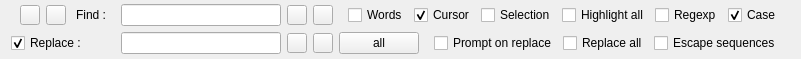
<?xml version="1.0" encoding="UTF-8"?>
<ui version="4.0">
 <class>SearchReplace</class>
 <widget class="QWidget" name="SearchReplace">
  <property name="geometry">
   <rect>
    <x>0</x>
    <y>0</y>
    <width>801</width>
    <height>59</height>
   </rect>
  </property>
  <property name="sizePolicy">
   <sizepolicy hsizetype="Preferred" vsizetype="Maximum">
    <horstretch>0</horstretch>
    <verstretch>0</verstretch>
   </sizepolicy>
  </property>
  <property name="windowTitle">
   <string>Form</string>
  </property>
  <layout class="QGridLayout" name="gridLayout">
   <property name="topMargin">
    <number>4</number>
   </property>
   <property name="bottomMargin">
    <number>4</number>
   </property>
   <item row="0" column="3">
    <widget class="QToolButton" name="bNext">
     <property name="sizePolicy">
      <sizepolicy hsizetype="Fixed" vsizetype="Preferred">
       <horstretch>0</horstretch>
       <verstretch>0</verstretch>
      </sizepolicy>
     </property>
     <property name="minimumSize">
      <size>
       <width>20</width>
       <height>20</height>
      </size>
     </property>
     <property name="maximumSize">
      <size>
       <width>20</width>
       <height>20</height>
      </size>
     </property>
     <property name="toolTip">
      <string>Find next occurence</string>
     </property>
     <property name="text">
      <string/>
     </property>
     <property name="icon">
      <iconset resource="../../../texmaker.qrc">
       <normaloff>:/down.png</normaloff>:/down.png</iconset>
     </property>
    </widget>
   </item>
   <item row="0" column="4">
    <widget class="QToolButton" name="bPrevious">
     <property name="sizePolicy">
      <sizepolicy hsizetype="Fixed" vsizetype="Preferred">
       <horstretch>0</horstretch>
       <verstretch>0</verstretch>
      </sizepolicy>
     </property>
     <property name="minimumSize">
      <size>
       <width>20</width>
       <height>20</height>
      </size>
     </property>
     <property name="maximumSize">
      <size>
       <width>20</width>
       <height>20</height>
      </size>
     </property>
     <property name="toolTip">
      <string>Find previous occurence</string>
     </property>
     <property name="text">
      <string/>
     </property>
     <property name="icon">
      <iconset resource="../../../texmaker.qrc">
       <normaloff>:/up.png</normaloff>:/up.png</iconset>
     </property>
    </widget>
   </item>
   <item row="1" column="5">
    <widget class="QPushButton" name="bReplaceAll">
     <property name="sizePolicy">
      <sizepolicy hsizetype="Maximum" vsizetype="Fixed">
       <horstretch>0</horstretch>
       <verstretch>0</verstretch>
      </sizepolicy>
     </property>
     <property name="text">
      <string>all</string>
     </property>
    </widget>
   </item>
   <item row="1" column="6">
    <widget class="QFrame" name="frame">
     <property name="frameShape">
      <enum>QFrame::NoFrame</enum>
     </property>
     <property name="frameShadow">
      <enum>QFrame::Raised</enum>
     </property>
     <layout class="QHBoxLayout" name="horizontalLayout_2">
      <property name="topMargin">
       <number>0</number>
      </property>
      <property name="bottomMargin">
       <number>0</number>
      </property>
      <item>
       <widget class="QCheckBox" name="cbPrompt">
        <property name="sizePolicy">
         <sizepolicy hsizetype="Maximum" vsizetype="Preferred">
          <horstretch>0</horstretch>
          <verstretch>0</verstretch>
         </sizepolicy>
        </property>
        <property name="text">
         <string>Prompt on replace</string>
        </property>
        <property name="checked">
         <bool>false</bool>
        </property>
       </widget>
      </item>
      <item>
       <widget class="QCheckBox" name="cbReplaceAll">
        <property name="sizePolicy">
         <sizepolicy hsizetype="Maximum" vsizetype="Preferred">
          <horstretch>0</horstretch>
          <verstretch>0</verstretch>
         </sizepolicy>
        </property>
        <property name="text">
         <string>Replace all</string>
        </property>
       </widget>
      </item>
      <item>
       <widget class="QCheckBox" name="cbEscapeSeq">
        <property name="sizePolicy">
         <sizepolicy hsizetype="Maximum" vsizetype="Preferred">
          <horstretch>0</horstretch>
          <verstretch>0</verstretch>
         </sizepolicy>
        </property>
        <property name="text">
         <string>Escape sequences</string>
        </property>
       </widget>
      </item>
     </layout>
    </widget>
   </item>
   <item row="0" column="5" colspan="2">
    <widget class="QFrame" name="frame_6">
     <property name="sizePolicy">
      <sizepolicy hsizetype="Preferred" vsizetype="Preferred">
       <horstretch>0</horstretch>
       <verstretch>0</verstretch>
      </sizepolicy>
     </property>
     <property name="frameShape">
      <enum>QFrame::NoFrame</enum>
     </property>
     <property name="frameShadow">
      <enum>QFrame::Raised</enum>
     </property>
     <layout class="QHBoxLayout" name="horizontalLayout_5">
      <property name="topMargin">
       <number>0</number>
      </property>
      <property name="bottomMargin">
       <number>0</number>
      </property>
      <item>
       <widget class="QCheckBox" name="cbWords">
        <property name="sizePolicy">
         <sizepolicy hsizetype="Maximum" vsizetype="Preferred">
          <horstretch>0</horstretch>
          <verstretch>0</verstretch>
         </sizepolicy>
        </property>
        <property name="text">
         <string>Words</string>
        </property>
       </widget>
      </item>
      <item>
       <widget class="QCheckBox" name="cbCursor">
        <property name="sizePolicy">
         <sizepolicy hsizetype="Maximum" vsizetype="Preferred">
          <horstretch>0</horstretch>
          <verstretch>0</verstretch>
         </sizepolicy>
        </property>
        <property name="text">
         <string>Cursor</string>
        </property>
        <property name="checked">
         <bool>true</bool>
        </property>
       </widget>
      </item>
      <item>
       <widget class="QCheckBox" name="cbSelection">
        <property name="sizePolicy">
         <sizepolicy hsizetype="Maximum" vsizetype="Preferred">
          <horstretch>0</horstretch>
          <verstretch>0</verstretch>
         </sizepolicy>
        </property>
        <property name="text">
         <string>Selection</string>
        </property>
       </widget>
      </item>
      <item>
       <widget class="QCheckBox" name="cbHighlight">
        <property name="sizePolicy">
         <sizepolicy hsizetype="Minimum" vsizetype="Preferred">
          <horstretch>0</horstretch>
          <verstretch>0</verstretch>
         </sizepolicy>
        </property>
        <property name="text">
         <string>Highlight all</string>
        </property>
       </widget>
      </item>
      <item>
       <widget class="QCheckBox" name="cbRegExp">
        <property name="sizePolicy">
         <sizepolicy hsizetype="Maximum" vsizetype="Preferred">
          <horstretch>0</horstretch>
          <verstretch>0</verstretch>
         </sizepolicy>
        </property>
        <property name="text">
         <string>Regexp</string>
        </property>
       </widget>
      </item>
      <item>
       <widget class="QCheckBox" name="cbCase">
        <property name="sizePolicy">
         <sizepolicy hsizetype="Maximum" vsizetype="Preferred">
          <horstretch>0</horstretch>
          <verstretch>0</verstretch>
         </sizepolicy>
        </property>
        <property name="text">
         <string>Case</string>
        </property>
        <property name="checked">
         <bool>true</bool>
        </property>
       </widget>
      </item>
     </layout>
    </widget>
   </item>
   <item row="0" column="0">
    <widget class="QFrame" name="frame_2">
     <property name="sizePolicy">
      <sizepolicy hsizetype="Preferred" vsizetype="Preferred">
       <horstretch>0</horstretch>
       <verstretch>0</verstretch>
      </sizepolicy>
     </property>
     <property name="minimumSize">
      <size>
       <width>0</width>
       <height>22</height>
      </size>
     </property>
     <property name="frameShape">
      <enum>QFrame::NoFrame</enum>
     </property>
     <property name="frameShadow">
      <enum>QFrame::Raised</enum>
     </property>
     <property name="lineWidth">
      <number>0</number>
     </property>
     <layout class="QHBoxLayout" name="horizontalLayout">
      <property name="topMargin">
       <number>0</number>
      </property>
      <property name="bottomMargin">
       <number>0</number>
      </property>
      <item>
       <widget class="QToolButton" name="bClose">
        <property name="sizePolicy">
         <sizepolicy hsizetype="Fixed" vsizetype="Preferred">
          <horstretch>0</horstretch>
          <verstretch>0</verstretch>
         </sizepolicy>
        </property>
        <property name="minimumSize">
         <size>
          <width>20</width>
          <height>20</height>
         </size>
        </property>
        <property name="maximumSize">
         <size>
          <width>20</width>
          <height>20</height>
         </size>
        </property>
        <property name="toolTip">
         <string>Close search/replace panel</string>
        </property>
        <property name="text">
         <string/>
        </property>
        <property name="icon">
         <iconset resource="../../../texmaker.qrc">
          <normaloff>:/closeall.png</normaloff>:/closeall.png</iconset>
        </property>
       </widget>
      </item>
      <item>
       <widget class="QToolButton" name="bRefresh">
        <property name="sizePolicy">
         <sizepolicy hsizetype="Fixed" vsizetype="Preferred">
          <horstretch>0</horstretch>
          <verstretch>0</verstretch>
         </sizepolicy>
        </property>
        <property name="minimumSize">
         <size>
          <width>20</width>
          <height>20</height>
         </size>
        </property>
        <property name="maximumSize">
         <size>
          <width>20</width>
          <height>20</height>
         </size>
        </property>
        <property name="toolTip">
         <string>Refresh search underlying context (as an attempt to correct search behavior)</string>
        </property>
        <property name="text">
         <string/>
        </property>
        <property name="icon">
         <iconset resource="../../../texmaker.qrc">
          <normaloff>:/reload.png</normaloff>:/reload.png</iconset>
        </property>
       </widget>
      </item>
      <item>
       <widget class="QLabel" name="label">
        <property name="sizePolicy">
         <sizepolicy hsizetype="Minimum" vsizetype="Preferred">
          <horstretch>0</horstretch>
          <verstretch>0</verstretch>
         </sizepolicy>
        </property>
        <property name="text">
         <string> Find :</string>
        </property>
        <property name="alignment">
         <set>Qt::AlignRight|Qt::AlignTrailing|Qt::AlignVCenter</set>
        </property>
       </widget>
      </item>
     </layout>
    </widget>
   </item>
   <item row="1" column="1">
    <widget class="QLineEdit" name="leReplace">
     <property name="enabled">
      <bool>true</bool>
     </property>
     <property name="sizePolicy">
      <sizepolicy hsizetype="Minimum" vsizetype="Fixed">
       <horstretch>2</horstretch>
       <verstretch>0</verstretch>
      </sizepolicy>
     </property>
     <property name="minimumSize">
      <size>
       <width>120</width>
       <height>22</height>
      </size>
     </property>
     <property name="maximumSize">
      <size>
       <width>1200</width>
       <height>16777215</height>
      </size>
     </property>
     <property name="toolTip">
      <string>Replacement text</string>
     </property>
    </widget>
   </item>
   <item row="0" column="1">
    <widget class="QLineEdit" name="leFind">
     <property name="sizePolicy">
      <sizepolicy hsizetype="Preferred" vsizetype="Fixed">
       <horstretch>2</horstretch>
       <verstretch>0</verstretch>
      </sizepolicy>
     </property>
     <property name="minimumSize">
      <size>
       <width>120</width>
       <height>22</height>
      </size>
     </property>
     <property name="toolTip">
      <string>Text or pattern to search for</string>
     </property>
    </widget>
   </item>
   <item row="1" column="0">
    <widget class="QCheckBox" name="cbReplace">
     <property name="sizePolicy">
      <sizepolicy hsizetype="Maximum" vsizetype="Preferred">
       <horstretch>0</horstretch>
       <verstretch>0</verstretch>
      </sizepolicy>
     </property>
     <property name="layoutDirection">
      <enum>Qt::LeftToRight</enum>
     </property>
     <property name="text">
      <string>Replace :</string>
     </property>
     <property name="checked">
      <bool>true</bool>
     </property>
    </widget>
   </item>
   <item row="1" column="4">
    <widget class="QToolButton" name="bReplacePrevious">
     <property name="sizePolicy">
      <sizepolicy hsizetype="Fixed" vsizetype="Preferred">
       <horstretch>0</horstretch>
       <verstretch>0</verstretch>
      </sizepolicy>
     </property>
     <property name="minimumSize">
      <size>
       <width>20</width>
       <height>20</height>
      </size>
     </property>
     <property name="maximumSize">
      <size>
       <width>20</width>
       <height>20</height>
      </size>
     </property>
     <property name="toolTip">
      <string>Find previous occurence</string>
     </property>
     <property name="text">
      <string/>
     </property>
     <property name="icon">
      <iconset resource="../../../texmaker.qrc">
       <normaloff>:/images/qcodeedit/replaceup.png</normaloff>:/images/qcodeedit/replaceup.png</iconset>
     </property>
    </widget>
   </item>
   <item row="1" column="3">
    <widget class="QToolButton" name="bReplaceNext">
     <property name="sizePolicy">
      <sizepolicy hsizetype="Fixed" vsizetype="Preferred">
       <horstretch>0</horstretch>
       <verstretch>0</verstretch>
      </sizepolicy>
     </property>
     <property name="minimumSize">
      <size>
       <width>20</width>
       <height>20</height>
      </size>
     </property>
     <property name="maximumSize">
      <size>
       <width>20</width>
       <height>20</height>
      </size>
     </property>
     <property name="toolTip">
      <string>Find next occurence</string>
     </property>
     <property name="text">
      <string/>
     </property>
     <property name="icon">
      <iconset resource="../../../texmaker.qrc">
       <normaloff>:/images/qcodeedit/replacedown.png</normaloff>:/images/qcodeedit/replacedown.png</iconset>
     </property>
    </widget>
   </item>
  </layout>
 </widget>
 <resources>
  <include location="../../../texmaker.qrc"/>
 </resources>
 <connections>
  <connection>
   <sender>cbReplace</sender>
   <signal>toggled(bool)</signal>
   <receiver>cbReplace</receiver>
   <slot>setVisible(bool)</slot>
   <hints>
    <hint type="sourcelabel">
     <x>46</x>
     <y>44</y>
    </hint>
    <hint type="destinationlabel">
     <x>56</x>
     <y>42</y>
    </hint>
   </hints>
  </connection>
  <connection>
   <sender>cbReplace</sender>
   <signal>toggled(bool)</signal>
   <receiver>leReplace</receiver>
   <slot>setVisible(bool)</slot>
   <hints>
    <hint type="sourcelabel">
     <x>69</x>
     <y>46</y>
    </hint>
    <hint type="destinationlabel">
     <x>151</x>
     <y>41</y>
    </hint>
   </hints>
  </connection>
  <connection>
   <sender>cbReplace</sender>
   <signal>toggled(bool)</signal>
   <receiver>bReplacePrevious</receiver>
   <slot>setVisible(bool)</slot>
   <hints>
    <hint type="sourcelabel">
     <x>76</x>
     <y>52</y>
    </hint>
    <hint type="destinationlabel">
     <x>366</x>
     <y>52</y>
    </hint>
   </hints>
  </connection>
  <connection>
   <sender>cbReplace</sender>
   <signal>toggled(bool)</signal>
   <receiver>bReplaceNext</receiver>
   <slot>setVisible(bool)</slot>
   <hints>
    <hint type="sourcelabel">
     <x>65</x>
     <y>50</y>
    </hint>
    <hint type="destinationlabel">
     <x>340</x>
     <y>52</y>
    </hint>
   </hints>
  </connection>
  <connection>
   <sender>cbReplace</sender>
   <signal>toggled(bool)</signal>
   <receiver>frame</receiver>
   <slot>setVisible(bool)</slot>
   <hints>
    <hint type="sourcelabel">
     <x>30</x>
     <y>53</y>
    </hint>
    <hint type="destinationlabel">
     <x>457</x>
     <y>50</y>
    </hint>
   </hints>
  </connection>
  <connection>
   <sender>cbReplace</sender>
   <signal>toggled(bool)</signal>
   <receiver>bReplaceAll</receiver>
   <slot>setVisible(bool)</slot>
   <hints>
    <hint type="sourcelabel">
     <x>66</x>
     <y>35</y>
    </hint>
    <hint type="destinationlabel">
     <x>429</x>
     <y>40</y>
    </hint>
   </hints>
  </connection>
  <connection>
   <sender>bClose</sender>
   <signal>clicked()</signal>
   <receiver>SearchReplace</receiver>
   <slot>close()</slot>
   <hints>
    <hint type="sourcelabel">
     <x>27</x>
     <y>13</y>
    </hint>
    <hint type="destinationlabel">
     <x>6</x>
     <y>11</y>
    </hint>
   </hints>
  </connection>
 </connections>
</ui>
